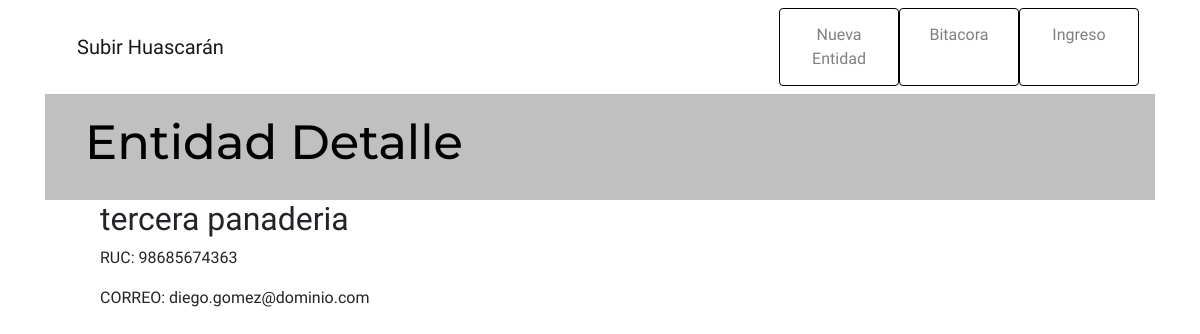
The page /entidad/3/ on the database its author committed.
### gestion/models.py (models this page shows)
class Entidad(models.Model):
	razonSocial = models.CharField(max_length=100)
	ruc = models.CharField(help_text="RUC PERÚ", max_length=11, validators=[int_list_validator(sep=''),MinLengthValidator(11),])
	direccionFiscal =models.CharField(max_length=100)
	contacto = models.CharField(max_length=100)
	telefono = models.CharField(help_text="051123456789", max_length=12, validators=[int_list_validator(sep=''),MinLengthValidator(12),])
	correo = models.EmailField(max_length=254, help_text='correo@dominio.com', unique=True)
	cuenta = models.CharField(max_length=42)

### gestion/views.py (the view)
# urls.py: path('entidad/<int:pk>/', views.entidad_detail, name='entidad_detail'),
def entidad_detail(request, pk):
    entidad = get_object_or_404(Entidad, pk=pk)
    return render(request, 'gestion/entidad_detail.html', {'entidad': entidad})

### gestion/templates/gestion/entidad_detail.html (shortened to what this page needs)
{% extends 'gestion/base.html' %}
{% block title %}Entidad Detalle{% endblock %}
{% block content %}
    <div class="entidad">
        {% if entidad.razonSocial %}
            <div class="entidad">
                <h2>{{ entidad.razonSocial }}</h2>
                <div>
                    <p> RUC: {{ entidad.ruc }}</p>
                    <p> CORREO: {{ entidad.correo|linebreaksbr }}</p>
                </div>
            </div>
        {% endif %}
    </div>
{% endblock %}

### gestion/static/css/gestion.css (style rules this page uses)
body { font-family: 'Pontano Sans', sans-serif; }
h2, h3, h4 { font-family: 'Pontano Sans', sans-serif; }
.entidad { margin-bottom: 70px; }

### rows shown on the page
Entidad: razonSocial "tercera panaderia", ruc "98685674363", correo "diego.gomez@dominio.com"
